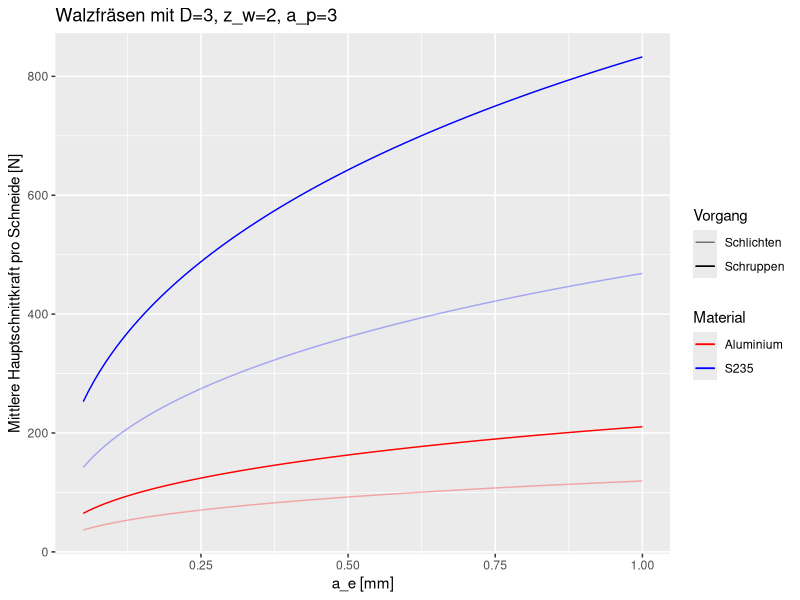

Write the R code that produced this figure.
library("ggplot2")

# Funktionen aus Dietrich, Tschätsch "Praxis der Zerspanungstechnik" 11. Auflage 2014

# Eingangsparameter
# D         ... Fräserdurchmesser [mm]
# a_p       ... Schnitttiefe [mm]
# a_e       ... Schnittbreite [mm]
# z_w       ... Anzahl der Schneiden
# v_c       ... Schnittgeschwindigkeit [m/min]
# f_z       ... Vorschub pro Zahn [mm/min]
# k_c1.1    ... Spezifische Schnittkraft für h = b = 1 (Tabelle) [N/mm^2]
# z         ... Werkstoffkonstante (Tabelle)
# lambda    ... Drallwinkel [Grad]
# gamma_tat ... Tatsächlicher Spanwinkel [Grad]
# gamma_0   ... Basisspanwinkel Stahl=6, Guss=2, Alu=0 [Grad]
schnittdaten <- function(D, a_p, a_e, z_w, v_c, f_z, k_c1.1, z, lambda, gamma_tat, gamma_0, print = TRUE){
    # Gilt nur fürs Walzfräsen!
    if (print) print(sprintf("Fräser: D=%f, z_w=%f, Drallwinkel=%f, Spanwinkel=%f", D, z_w, lambda, gamma_tat))
    if (print) print(sprintf("Fräsung: a_p=%f, a_e=%f", a_p, a_e))
    if (print) print(sprintf("Material: v_c=%f, f_z=%f, k_c1.1=%f, z=%f, Basisspanwinkel=%f", v_c, f_z, k_c1.1, z, gamma_0))

    # Umdrehungszahl
    n_c <- (v_c * 10^3) / ( D * pi ) 

    # Eingriffswinkel (in Grad)
    phi_s <- (acos( 1 - ( (2 * a_e ) / D ) ) * 180) / pi

    # Vorschub
    v_f <- f_z * z_w * n_c

    if (print) print(sprintf("Maschine: n_c = %f [1/min], v_f = %f [mm/min]", n_c, v_f))
    if (print) print("")

    # Spanungsbreite
    b <- a_p / cos((lambda*pi)/180)

    # Mittenspandicke
    h_m <- (360 / ( pi * phi_s )) * (a_e / D) * f_z * sin(((90-lambda)*pi)/180)

    # Konstanten:
    # Verschleiß (30%) - kann auch höher angenommen werden (1.5)
    K_ver <- 1.3
    # Spanstauchung, = 1.2 für Fräsen
    K_st <- 1.2
    # Spanwinkel
    K_gamma <- 1 - (( gamma_tat - gamma_0 ) / 100)
    # Schnittgeschwindigkeit (hier für Hartmetall, HSS = 1.2)
    # Achtung: für v_c < 100m/min gelten da andere Formen! Für >100m/min eher vernachlässigbar
    K_v <- 1.0

    # Daraus errechnet sich dann die spezifische Schnittkraft [N/mm^2]
    k_c = ((1^z) / (h_m^z)) * k_c1.1 * K_gamma * K_v * K_st * K_ver 

    if (print) print(sprintf("k_c = %0.2f [N/mm^2]", k_c))

    # Anzahl der im Eingriff befindlichen Schneiden
    z_E <- ( z_w * phi_s )/(360)

    # Mittlere Hauptschnittkraft pro Fräserschneide
    F_cm <- b * h_m * k_c
    if (print) print(sprintf("F_cm = %0.2f [N]", F_cm))

    # Antriebsleistung der Maschine
    # ny = 80% (Wirkungsgrad)
    P <- (F_cm * v_c * z_E) / (60 * 10^3 * 0.8)
    if (print) print(sprintf("P = %0.4f [kW]", P))
    if (print) print("===")
    return(F_cm)
}


# a_p sollte beim Walzfräsen etwa so groß sein wie D
# 3mm End mill, 3mm sheet metal, a_e 0.25
# Drallwinkel 45 Grad, zwei schneiden

# Stahl: v_c 200/240, f_z 0.1/0.05 (Schruppen/Schlichten)
# Üblicher Spanwinkel von 0 Grad, 6 Grad Basis
schnittdaten(3, 3, 0.25, 2, 200, 0.1, 1780, 0.17, 45, 0, 6)
schnittdaten(3, 3, 0.25, 2, 240, 0.05, 1780, 0.17, 45, 0, 6)

# Alu: v_c 300/360, f_z 0.06/0.03
# Üblicher Spanwinkel von 10 Grad, 0 Grad Basis (??? Verifikation benötigt! ???)
schnittdaten(3, 3, 0.25, 2, 300, 0.06, 700, 0.18, 45, 10, 0)
schnittdaten(3, 3, 0.25, 2, 360, 0.03, 700, 0.18, 45, 10, 0)

# Vergleichbare Werte
D <- 3
z_w <- 2
lambda <- 45
a_p <- 3


p <- ggplot(data.frame(x = c(0.05, 1)), aes(x))

jpeg('rplot.jpg')
print(p + 
      labs(title=sprintf("Walzfräsen mit D=%d, z_w=%d, a_p=%d", D, z_w, a_p)) + 
      xlab("a_e [mm]") + 
      ylab("Mittlere Hauptschnittkraft pro Schneide [N]") + 
      stat_function(fun=schnittdaten, aes(color="S235", alpha="Schruppen"), geom="line", args=list( D = D, a_p = a_p, z_w = z_w, v_c = 200, f_z = 0.1, k_c1.1 = 1780, z = 0.17, lambda = lambda, gamma_tat = 0, gamma_0 = 6, print = FALSE)) + 
      stat_function(fun=schnittdaten, aes(color="S235", alpha="Schlichten"), geom="line", args=list( D = D, a_p = a_p, z_w = z_w, v_c = 200 * 1.2, f_z = 0.1 * 0.5, k_c1.1 = 1780, z = 0.17, lambda = lambda, gamma_tat = 0, gamma_0 = 6, print = FALSE)) + 
      stat_function(fun=schnittdaten, aes(color="Aluminium", alpha="Schruppen"), geom="line", args=list( D = D, a_p = a_p, z_w = z_w, v_c = 300, f_z = 0.06, k_c1.1 = 780, z = 0.18, lambda = lambda, gamma_tat = 10, gamma_0 = 0, print = FALSE)) + 
      stat_function(fun=schnittdaten, aes(color="Aluminium", alpha = "Schlichten"), geom="line", args=list( D = D, a_p = a_p, z_w = z_w, v_c = 300 * 1.2, f_z = 0.06 * 0.5, k_c1.1 = 780, z = 0.18, lambda = lambda, gamma_tat = 10, gamma_0 = 0, print = FALSE)) + 
scale_colour_manual("Material", values = c("red", "blue")) + 
scale_alpha_manual("Vorgang", values = c(0.3, 1))
      ) 
dev.off()
